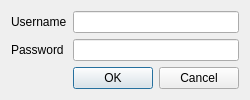
<?xml version="1.0" encoding="UTF-8"?>
<ui version="4.0">
 <class>LoginDataDialog</class>
 <widget class="QDialog" name="LoginDataDialog">
  <property name="geometry">
   <rect>
    <x>0</x>
    <y>0</y>
    <width>250</width>
    <height>93</height>
   </rect>
  </property>
  <property name="windowTitle">
   <string>Login data</string>
  </property>
  <layout class="QGridLayout" name="gridLayout">
   <item row="0" column="0">
    <widget class="QLabel" name="label">
     <property name="text">
      <string>Username</string>
     </property>
    </widget>
   </item>
   <item row="0" column="1">
    <widget class="QLineEdit" name="m_username_line"/>
   </item>
   <item row="1" column="0">
    <widget class="QLabel" name="label_2">
     <property name="text">
      <string>Password</string>
     </property>
    </widget>
   </item>
   <item row="1" column="1">
    <widget class="QLineEdit" name="m_pass_line">
     <property name="echoMode">
      <enum>QLineEdit::PasswordEchoOnEdit</enum>
     </property>
    </widget>
   </item>
   <item row="2" column="0" colspan="2">
    <widget class="QDialogButtonBox" name="buttonBox">
     <property name="orientation">
      <enum>Qt::Horizontal</enum>
     </property>
     <property name="standardButtons">
      <set>QDialogButtonBox::Cancel|QDialogButtonBox::Ok</set>
     </property>
    </widget>
   </item>
  </layout>
 </widget>
 <resources/>
 <connections>
  <connection>
   <sender>buttonBox</sender>
   <signal>accepted()</signal>
   <receiver>LoginDataDialog</receiver>
   <slot>accept()</slot>
   <hints>
    <hint type="sourcelabel">
     <x>248</x>
     <y>254</y>
    </hint>
    <hint type="destinationlabel">
     <x>157</x>
     <y>274</y>
    </hint>
   </hints>
  </connection>
  <connection>
   <sender>buttonBox</sender>
   <signal>rejected()</signal>
   <receiver>LoginDataDialog</receiver>
   <slot>reject()</slot>
   <hints>
    <hint type="sourcelabel">
     <x>316</x>
     <y>260</y>
    </hint>
    <hint type="destinationlabel">
     <x>286</x>
     <y>274</y>
    </hint>
   </hints>
  </connection>
 </connections>
</ui>
